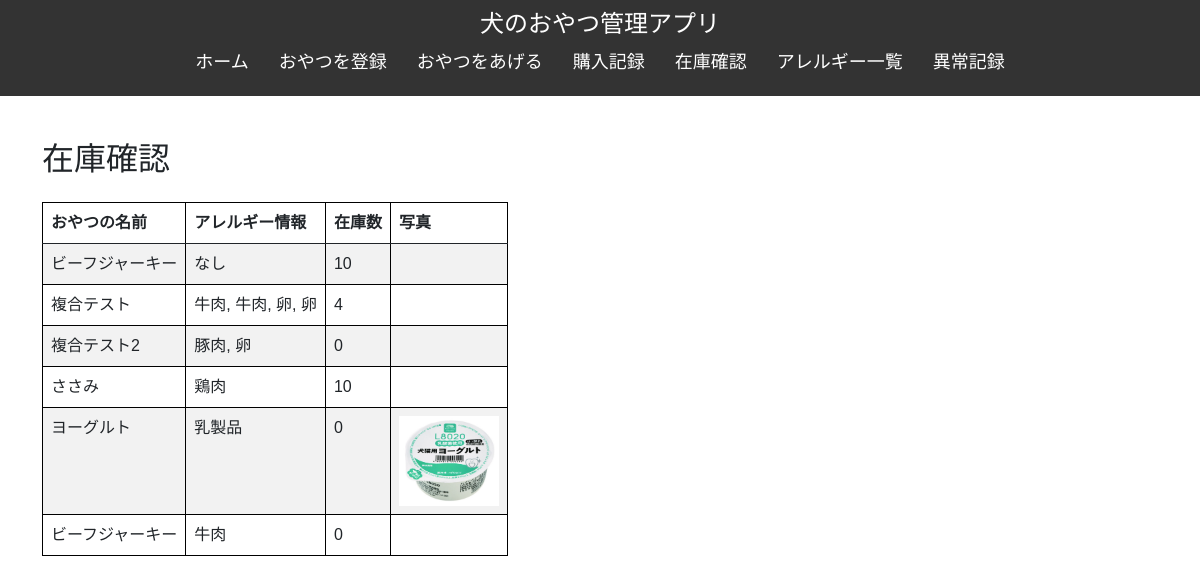
The app's page /stock with its own data.
### tables this page shows
CREATE TABLE "snacks" (
	"id"	INTEGER,
	"name"	TEXT NOT NULL,
	"description"	TEXT,
	"purchase_date"	TEXT,
	"allergy_id"	INTEGER,
	PRIMARY KEY("id" AUTOINCREMENT),
	FOREIGN KEY("allergy_id") REFERENCES "allergies"("id")
);

### app.py (the view)
@app.route('/stock')
def stock():
    conn = get_db_connection()
    snacks = conn.execute('''
        SELECT s.id, s.name,
                COALESCE(GROUP_CONCAT(a.name, ', '), 'なし') AS allergies,
                COALESCE(SUM(DISTINCT ph.quantity), 0) AS total_purchased,
                COALESCE(SUM(DISTINCT sg.quantity), 0) AS total_given,
                COALESCE(SUM(DISTINCT ph.quantity), 0, 0) - COALESCE(SUM(DISTINCT sg.quantity), 0) AS stock,
                REPLACE(REPLACE(COALESCE(GROUP_CONCAT(sp.photo_path),'' ), '\\', '/'), 'static/', '') AS photos
        FROM snacks s
        LEFT JOIN snack_allergies sa ON s.id = sa.snack_id
        LEFT JOIN allergies a ON sa.allergy_id = a.id
        LEFT JOIN purchase_history ph ON s.id = ph.snack_id
        LEFT JOIN snack_giving sg ON s.id = sg.snack_id
        LEFT JOIN snack_photos sp ON s.id = sp.snack_id
        GROUP BY s.id
    ''').fetchall()
    conn.close()
    return render_template('stock.html', snacks=snacks)

### app.py (called while the page is built)
def get_db_connection():
    conn = sqlite3.connect('dog_treats.db')
    conn.row_factory = sqlite3.Row
    return conn

### templates/stock.html (shortened to what this page needs)
{% extends 'base.html' %}
{% block content %}
    <div class="container my-4">
        <h2 class="mb-4">在庫確認</h2>
        <table class="table table-striped">
            <thead>
                <tr>
                    <th>おやつの名前</th>
                    <th>アレルギー情報</th>
                    <th>在庫数</th>
                    <th>写真</th>
                </tr>
            </thead>
            <tbody>
                {% for snack in snacks %}
                    <tr>
                        <td>{{ snack.name }}</td>
                        <td>{{ snack.allergies }}</td>
                        <td>{{ snack.stock }}</td>
                        <td>
                            {% if snack.photos %}
                                {% for photo in snack.photos.split(', ') %}
                                    <img src="{{ url_for('static', filename=photo) }}" alt="Snack Photo" style="max-width: 100px;">
                                {% endfor %}
                            {% endif %}
                        </td>
                    </tr>
                {% endfor %}
            </tbody>
        </table>
    </div>
{% endblock %}

### static/style.css (style rules this page uses)
body { font-family: Arial, sans-serif; }
table { width: 100%; border-collapse: collapse; margin-top: 20px; }
table, th, td { border: 1px solid black; }
th, td { padding: 10px; text-align: left; }
.table { width: auto; max-width: 100%; table-layout: fixed; }
.table td, .table th { white-space: nowrap; max-width: 300px; overflow: hidden; text-overflow: ellipsis; }

### records on screen
snacks: name "ビーフジャーキー", allergies "なし", stock "10"
snacks: name "複合テスト", allergies "牛肉, 牛肉, 卵, 卵", stock "4"
snacks: name "複合テスト2", allergies "豚肉, 卵", stock "0"
snacks: name "ささみ", allergies "鶏肉", stock "10"
snacks: name "ヨーグルト", allergies "乳製品", stock "0"
snacks: name "ビーフジャーキー", allergies "牛肉", stock "0"
